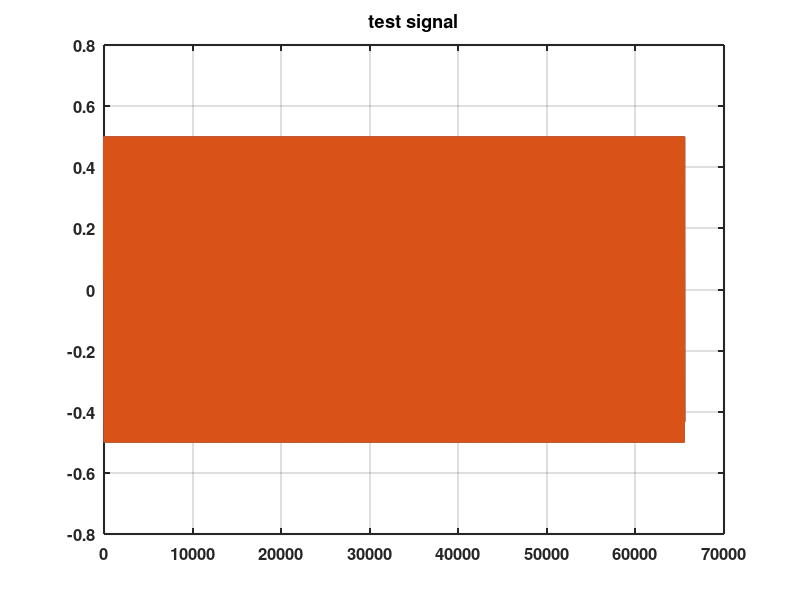

Reproduce this figure in MATLAB. (Note: this script raises an error after producing the figure.)
clear all;close all;clc
set(0,'DefaultLineLineWidth',1.5);
set(0,'DefaultAxesFontSize',12);
set(0,'DefaultAxesFontWeight','bold')
set(0,'DefaultAxesLineWidth',1.5)

addpath('D:\Code\vinyl-research\matlab_code\audio_functions')

%generate test signal
L = 2^16;
fs = 96000;
t = (1:L)/fs;
seg = [0.5*sin(1000*2*pi*t); 0.5*sin(1000*2*pi*t)];
seg = seg.';

%plot test signal
figure(1)
plot(seg); grid on;
title('test signal')

%take and plot spectrum
figure(2)
[data_fft, freq_fft] = audio_spectrum(seg, fs, 1, 2^12);
audio_plotspectrum(freq_fft, data_fft, 'spectrum of test signal');

% fft normalization

normalization = max(abs(data_fft));
seg2 = seg/normalization;

disp(strcat('max fft before norm... ', num2str(max(abs(data_fft)))))
disp(strcat('dB... ', num2str(20*log10(max(abs(data_fft))))))

% rms normalization

% segRMS = rms(seg);
% normalization = segRMS*sqrt(2);
% disp(strcat('segRMS * root 2... ', num2str(segRMS*sqrt(2))))

figure(3)
plot(seg2); grid on; 
title('test signal after normalization')

figure(4)
[data_fft, freq_fft] = audio_spectrum(seg2, fs, 1, 2^12);
audio_plotspectrum(freq_fft, data_fft, 'spectrum after normalization');
disp(strcat('max fft after norm... ', num2str(max(abs(data_fft)))))
disp(strcat('dB... ', num2str(20*log10(max(abs(data_fft))))))

figure(10)
% win = flattopwin(L);
win = window(@flattopwin,L,'periodic');
plot(win); grid on;
title('flattop window')
% seg3 = seg2.*win*(length(win)/sum(win));
seg3 = seg.*win;

figure(5)
[data_fft, freq_fft] = audio_spectrum(seg3, fs, 1, 2^12);
audio_plotspectrum(freq_fft, data_fft, 'spectrum after window');
disp(strcat('after window... ', num2str(max(abs(data_fft)))))
disp(strcat('dB... ', num2str(20*log10(max(abs(data_fft))))))


